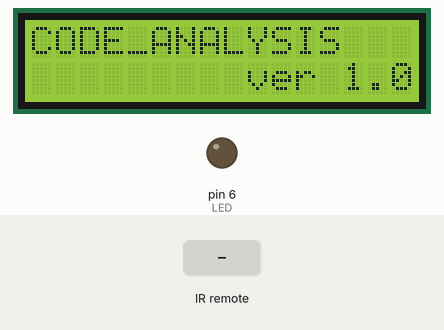
Bench run of a sketch on a simulated Arduino Uno, built with avr-gcc and run on an emulated ATmega328P. Parts: 16×2 character LCD, output pins drawn as LEDs (lit = HIGH). The test bench sets the inputs (shaded band). What the sketch prints to the serial monitor is not drawn.

Above: at 0.1 s.
4.3 s: infrared code 0xFF6897 received
At 5.1 s:
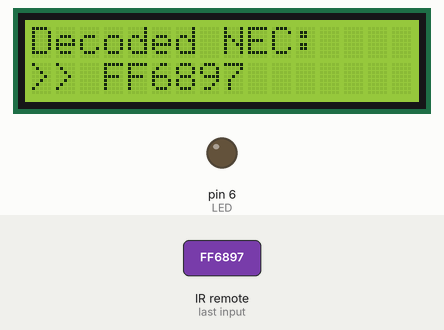
Timing chart, 0 to 7.3 s (numbered marks = the images above; inputs shaded):
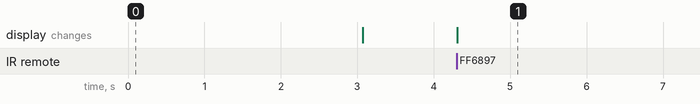

Measured:
- after the input at 4.3 s, the display: changes at once (image 1)

The sketch:

_________.ino
```cpp
#include <LiquidCrystal.h>  /* LCD用ライブラリ */
#include <IRremote.h>

int RECV_PIN = 9;
long int TRIG_VAL_0 = 0xFF6897; // IRリモコン0
long int TRIG_VAL_1 = 0xA90; // SONYリモコン電源
//IRsend irsend;
IRrecv irrecv(RECV_PIN);

decode_results results;

int LED = 6; // 確認用LED
int RS = 8;  // LCD用
int E  = 7;
int DB4= 3;
int DB5= 2;
int DB6= 4;
int DB7= 5;
LiquidCrystal lcd(RS, E, DB4, DB5, DB6, DB7);      // LCDのピン設定

void setup()
{
 Serial.begin(9600);
 pinMode(LED,OUTPUT);
 irrecv.enableIRIn(); // Start the receiver
   for(int n=0 ; n<9 ;n++){
     pinMode(n,OUTPUT);
   }
 LCD_init();
}


void loop() {
 if (irrecv.decode(&results)) {
   Serial.println(results.value, HEX);
   dump(&results);
   irrecv.resume(); // Receive the next value
 }
/*  int ans = IRrecive();
  lcd.setCursor(0, 1);
  lcd.print(">> ");
   if (ans != 0){
    lcd.setCursor(3, 1);
    lcd.print(ans);
    Serial.println(ans);
   }*/
}


// ---------以降関数群---------------------------

/* LCD初期化関数(ロゴ表示) */
void LCD_init(){
  lcd.begin(16, 2);                          /* LCDの設定(16文字2行) */
  lcd.clear();                               /* LCDのクリア */
  lcd.setCursor(0, 0);                       /* 0列0行から表示する */
  lcd.print("CODE_ANALYSIS");          /* 文字列の表示 */
  lcd.setCursor(9, 1);                      /* 10列1行から表示する */
  lcd.print("ver 1.0");                      /* 文字列の表示 */
  delay(3000);
  lcd.clear();
}


/* SONY信号解析 */
// Dumps out the decode_results structure.
// Call this after IRrecv::decode()
// void * to work around compiler issue
//void dump(void *v) {
// decode_results *results = (decode_results *)v
void dump(decode_results *results) {
int count = results->rawlen;

if (results->decode_type == UNKNOWN) {
  lcd.clear();
  digitalWrite(LED,LOW);
  Serial.print("Unknown encoding: ");
  lcd.setCursor(0, 0);              /* 0列0行から表示する */
  lcd.print("Unknown encoding:");
}
else if (results->decode_type == NEC) {
  lcd.clear();
  digitalWrite(LED,LOW);
  Serial.print("Decoded NEC: ");
  lcd.setCursor(0, 0);              /* 0列0行から表示する */
  lcd.print("Decoded NEC:");
  if(results->value == TRIG_VAL_0) {
//    digitalWrite(LED,LOW);
//    delay(3000);
//    digitalWrite(LED,HIGH);
  }
}
else if (results->decode_type == SONY) {
  lcd.clear();
  Serial.print("Decoded SONY: ");
  digitalWrite(LED,LOW);
  lcd.setCursor(0, 0);              /* 0列0行から表示する */
  lcd.print("Decoded SONY:");
  if(results->value == TRIG_VAL_1) {
    digitalWrite(LED,HIGH);
  }
}
else if (results->decode_type == RC5) {
  lcd.clear();
Serial.print("Decoded RC5: ");
}
else if (results->decode_type == RC6) {
  lcd.clear();
Serial.print("Decoded RC6: ");
}
/*else if (results->decode_type == PANASONIC) {
Serial.print("Decoded PANASONIC - Address: ");
Serial.print(results->panasonicAddress,HEX);
Serial.print(" Value: ");
}
/*else if (results->decode_type == LG) {
Serial.print("Decoded LG: ");
}
else if (results->decode_type == JVC) {
Serial.print("Decoded JVC: ");
}
else if (results->decode_type == AIWA_RC_T501) {
Serial.print("Decoded AIWA RC T501: ");
}
else if (results->decode_type == WHYNTER) {
Serial.print("Decoded Whynter: ");
}*/
lcd.setCursor(0, 1);                      /* 0列1行から表示する */
lcd.print(">> ");
lcd.setCursor(3, 1);                      /* 0列1行から表示する */
lcd.print(results->value,HEX);

Serial.print(results->value,HEX);
Serial.print(" (");
Serial.print(results->bits, DEC);
Serial.println(" bits)");
Serial.print("Raw (");
Serial.print(count, DEC);
Serial.print("): ");

for (int i = 0; i < count; i++) {
if ((i % 2) == 1) {
Serial.print(results->rawbuf[i]*USECPERTICK, DEC);
}
else {
Serial.print(-(int)results->rawbuf[i]*USECPERTICK, DEC);
}
Serial.print(" ");
}

}


// 赤外線リモコンのデータを受信する処理関数
int IRrecive()
{
     unsigned long t ;
     int i , j ;
     int cnt , ans ;
     char IRbit[64] ;
     #define IR_PIN     RECV_PIN
     #define DATA_POINT 3           // 受信したデータから読取る内容のデータ位置

     ans = 0 ;
     t = 0 ;
     if (digitalRead(IR_PIN) == LOW) {
          // リーダ部のチェックを行う
          t = micros() ;                        // 現在の時刻(us)を得る
          while (digitalRead(IR_PIN) == LOW) ;  // HIGH(ON)になるまで待つ
          t = micros() - t ;                    // LOW(OFF)の部分をはかる
     }
     // リーダ部有りなら処理する(3.4ms以上のLOWにて判断する)
     if (t >= 3400) {
          i = 0 ;
          while(digitalRead(IR_PIN) == HIGH) ;  // ここまでがリーダ部(ON部分)読み飛ばす
          // データ部の読み込み
          while (1) {
               while(digitalRead(IR_PIN) == LOW) ;// OFF部分は読み飛ばす
               t = micros() ;
               cnt = 0 ;
               while(digitalRead(IR_PIN) == HIGH) {// LOW(OFF)になるまで待つ
                    delayMicroseconds(10) ;
                    cnt++ ;
                    if (cnt >= 1200) break ;    // 12ms以上HIGHのままなら中断
               }
               t = micros() - t ;
               if (t >= 10000) break ;      // ストップデータ
               if (t >= 1000)  IRbit[i] = (char)0x31 ;  // ON部分が長い
               else            IRbit[i] = (char)0x30 ;  // ON部分が短い
               i++ ;
          }
          // データ有りなら指定位置のデータを取り出す
          if (i != 0) {
               i = (DATA_POINT-1) * 8 ;
               for (j=0 ; j < 8 ; j++) {
                    if (IRbit[i+j] == 0x31) bitSet(ans,j) ;
               }
          }
     }
     return( ans ) ;
}
```
